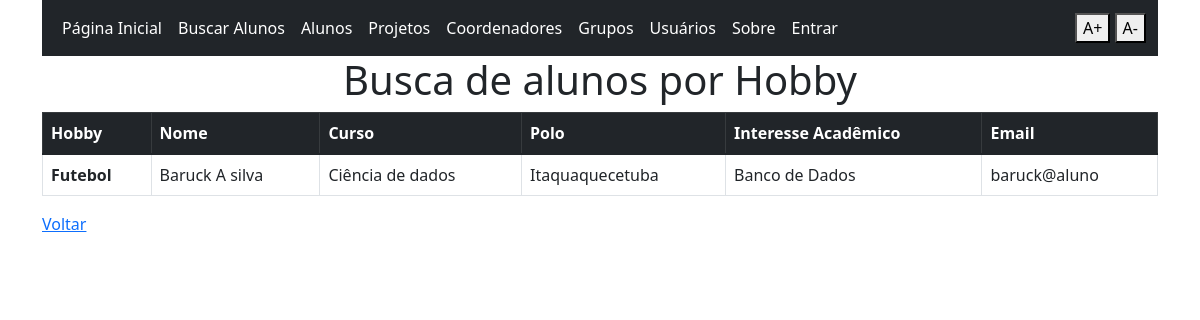
The app's page /busca_por_hobby with its own data.
### app.py (models this page shows, shortened)
class alunos(db.Model):
    ra = db.Column(db.Integer, primary_key=True)
    nome = db.Column(db.String(50))
    email = db.Column(db.String(50))
    senha = db.Column(db.String(50))
    curso = db.Column(db.String(50))
    polo = db.Column(db.String(50))
    interesse = db.Column(db.String(50))
    hobby = db.Column(db.String(50))
    telefone = db.Column(db.String(15))
    tipo_usuario = db.Column(db.String(20))
    projeto_id = db.Column(db.Integer, ForeignKey('projetos.id'))
    grupo_id = db.Column(db.Integer, ForeignKey('grupos.id'))

### app.py (the view)
@app.route('/busca_por_hobby', methods=['GET','POST'])
def busca_por_hobby():
    aluno_teste = {
        "nome":"Aluno Teste",
        "curso":"Engenharia da Computação",
        "polo":"Santa Isabel",
        "interesse":"Banco de Dados",
        "hobby":"Futebol"
    }
    integrantes = alunos.query.filter_by(hobby=aluno_teste['hobby'])
    return render_template('busca_por_hobby.html', integrantes=integrantes)

### templates/busca_por_hobby.html
{% extends 'base.html' %}
{% block conteudo %}
    <h1 align="center">Busca de alunos por Hobby</h1>
    <table class="table table-bordered table-hover">
        <thead class="table-dark">
            <th scope="col">Hobby</th>
            <th scope="col">Nome</th>
            <th scope="col">Curso</th>
            <th scope="col">Polo</th>
            <th scope="col">Interesse Acadêmico</th>
            <th scope="col">Email</th>
        </thead>
        <tbody>
            {% for aluno in integrantes %}
                <tr>
                    <td><strong>{{aluno.hobby}}</strong></td>
                    <td>{{aluno.nome}}</td>
                    <td>{{aluno.curso}}</td>
                    <td>{{aluno.polo}}</td>
                    <td>{{aluno.interesse}}</td>
                    <td>{{aluno.email}}</td>
                </tr>
            {% endfor %}
        </tbody>
    </table>
    <a href="{{url_for('buscar_alunos')}}">Voltar</a>
{% endblock conteudo %}

### templates/base.html (style rules this page uses)
body { font-size: 16px; }

### records on screen
alunos: hobby "Futebol", nome "Baruck A silva", curso "Ciência de dados", polo "Itaquaquecetuba", interesse "Banco de Dados", email "baruck@aluno"
